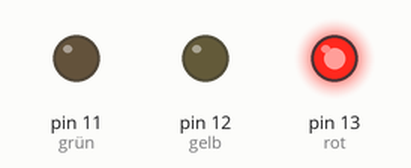
Recording of a sketch running on a simulated Arduino Uno, built with avr-gcc and run on an emulated ATmega328P. Parts: output pins drawn as LEDs (lit = HIGH).

Above: at 0.7 s.
At 2.9 s:
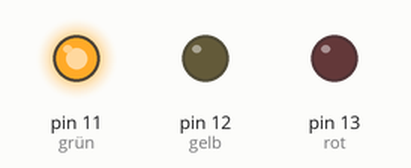
At 5.05 s:
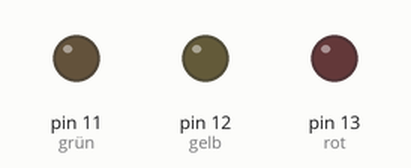
At 7.0 s:
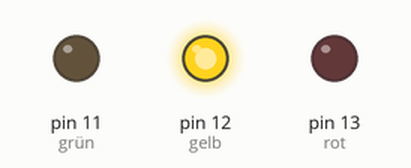
At 9.2 s:
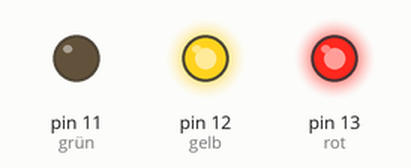
Timing chart, 0 to 9.6 s (numbered marks = the images above):
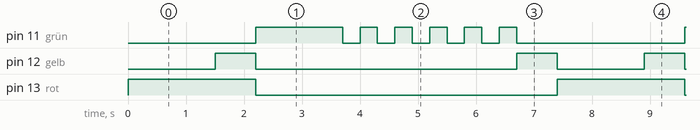

The sketch:

02_02_Licht.ino
```cpp
  const int redLED = 13;         //Rote LED an Pin 13
  const int yellowLED = 12;      //Gelbe LED an Pin 12
  const int greenLED = 11;       //Grüne LED an Pin 11

  void setup() {
    pinMode(13, OUTPUT);        //rot
    pinMode(12, OUTPUT);        //gelb
    pinMode(11, OUTPUT);        //grün
  }

  void loop() {
    //Phase 1: Rotes Licht
    redLight();
    delay(1500);

    //Phase 2: Gelbes und rotes Licht
    digitalWrite(13, HIGH);
    digitalWrite(12, HIGH);
    digitalWrite(11, LOW);
    delay(700);

    //Phase 3: Grünes Licht
    greenLight();
    delay(1500);

    //Phase 4: Grünes Licht blinkt
    for (int i = 0; i < 5; i++) {
      digitalWrite(11, LOW);
      delay(300);
      digitalWrite(11, HIGH);
      delay(300);
    }

    //Phase 5: Gelbes Licht
    yellowLight();
    delay(700);

  }


  void redLight() {
    digitalWrite(13, HIGH);
    digitalWrite(12, LOW);
    digitalWrite(11, LOW);
  }

  void yellowLight() {
    digitalWrite(13, LOW);
    digitalWrite(12, HIGH);
    digitalWrite(11, LOW);
  }

  void greenLight() {
    digitalWrite(13, LOW);
    digitalWrite(12, LOW);
    digitalWrite(11, HIGH);
  }
```

Measured:
- by itself, pin 11 (grün): repeats every 7.4 s: 5 × (LOW 0.30 s, HIGH 0.30 s), LOW 2.9 s, HIGH 1.5 s
- by itself, pin 12 (gelb): repeats every 7.4 s: LOW 4.5 s, HIGH 0.70 s, LOW 1.5 s, HIGH 0.70 s
- by itself, pin 13 (rot): alternates HIGH for 2.2 s and LOW for 5.2 s
